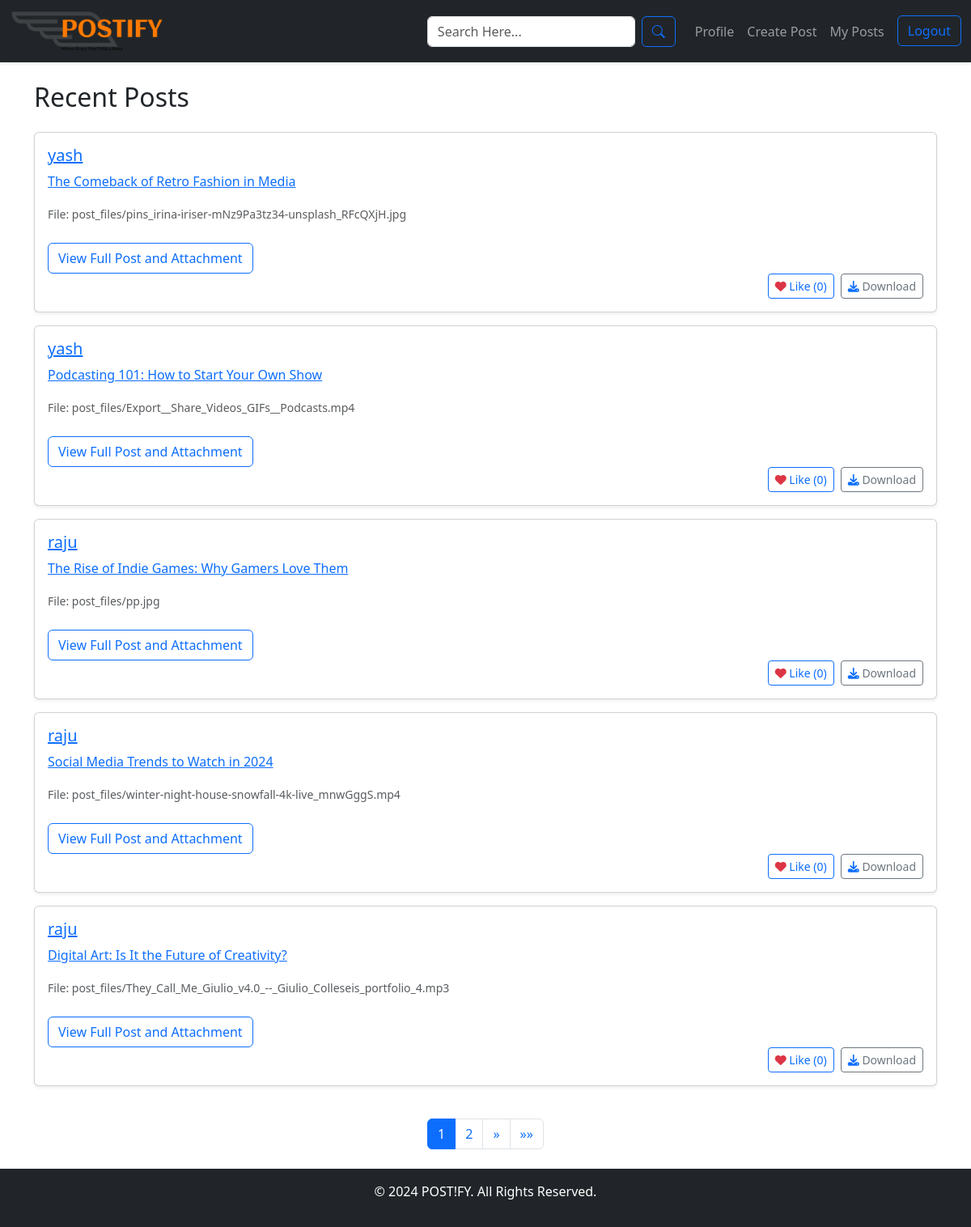
Screenshot of / (signed in) with the database file from the repository.
### app/models.py (models this page shows, shortened)
class Post(models.Model):
    user = models.ForeignKey(User, on_delete=models.CASCADE)
    title = models.CharField(max_length=255)
    content = models.TextField()
    file = models.FileField(upload_to='post_files/', null=True, blank=True)
    created_at = models.DateTimeField(auto_now_add=True)
    def like_count(self):
        return self.likes.count()

### app/views.py (the view)
# urls.py: path('', views.home, name='home'),
def home(request):
    posts_list = Post.objects.all().order_by('-created_at')
    paginator = Paginator(posts_list, 5)
    page_number = request.GET.get('page')
    posts = paginator.get_page(page_number)
    return render(request, 'home.html', {'posts': posts})

### templates/home.html (shortened to what this page needs)
{% extends 'base.html' %}
{% block content %}
    <div class="container mt-4">
        <h2 class="mb-4">Recent Posts</h2>
        <div class="row">
            {% for post in posts %}
                <div class="col-12 d-flex align-items-stretch">
                    <div class="card shadow-sm mb-3 w-100">
                        <div class="card-body">
                            <h5 class="card-title">
                                <a href="{% url 'post_detail' post.id %}">{{ post.user.username }}</a>
                            </h5>
                            <p class="card-text">
                                <a href="{% url 'post_detail' post.id %}">{{ post.title }}</a>
                            </p>
                            {% if post.file %}
                                <p class="card-text">
                                    <small class="text-muted">File: {{ post.file.name }}</small>
                                </p>
                                <a href="{% url 'post_detail' post.id %}" class="btn btn-outline-primary mt-2">
                                    View Full Post and Attachment
                                </a>
                            {% else %}
                                <a href="{% url 'post_detail' post.id %}" class="btn btn-outline-primary mt-2">
                                    View Full Post
                                </a>
                            {% endif %}
                            <div class="d-flex justify-content-end">
                                <a href="{% url 'like_post' post.id %}" class="btn btn-sm btn-outline-primary me-2">
                                    <i class="fa-solid fa-heart text-danger"></i> Like ({{ post.like_count }})
                                </a>
                                <a href="{% url 'download_file' post.id %}" class="btn btn-sm btn-outline-secondary">
                                    <i class="fa-solid fa-download text-primary"></i> Download
                                </a>
                            </div>
                        </div>
                    </div>
                </div>
            {% endfor %}
        </div>
        <nav aria-label="Page navigation">
            <ul class="pagination justify-content-center mt-4">
                {% for num in posts.paginator.page_range %}
                    {% if posts.number == num %}
                        <li class="page-item active">
                            <span class="page-link">{{ num }}</span>
                        </li>
                    {% elif num > posts.number|add:'-3' and num < posts.number|add:'3' %}
                        <li class="page-item">
                            <a class="page-link" href="?page={{ num }}">{{ num }}</a>
                        </li>
                    {% endif %}
                {% endfor %}
                {% if posts.has_next %}
                    <li class="page-item">
                        <a class="page-link" href="?page={{ posts.next_page_number }}" aria-label="Next">
                            <span aria-hidden="true">&raquo;</span>
                        </a>
                    </li>
                    <li class="page-item">
                        <a class="page-link" href="?page={{ posts.paginator.num_pages }}" aria-label="Last">
                            <span aria-hidden="true">&raquo;&raquo;</span>
                        </a>
                    </li>
                {% endif %}
            </ul>
        </nav>
    </div>
{% endblock %}

### rows the page displays
Post: user.username "yash", title "The Comeback of Retro Fashion in Media", file.name "post_files/pins_irina-iriser-mNz9Pa3tz34-unsplash_RFcQXjH.jpg", like_count "0"
Post: user.username "yash", title "Podcasting 101: How to Start Your Own Show", file.name "post_files/Export__Share_Videos_GIFs__Podcasts.mp4", like_count "0"
Post: user.username "raju", title "The Rise of Indie Games: Why Gamers Love Them", file.name "post_files/pp.jpg", like_count "0"
Post: user.username "raju", title "Social Media Trends to Watch in 2024", file.name "post_files/winter-night-house-snowfall-4k-live_mnwGggS.mp4", like_count "0"
Post: user.username "raju", title "Digital Art: Is It the Future of Creativity?", file.name "post_files/They_Call_Me_Giulio_v4.0_--_Giulio_Colleseis_portfolio_4.mp3", like_count "0"

### other values shown
{{ num }} "1"
{{ num }} "2"
